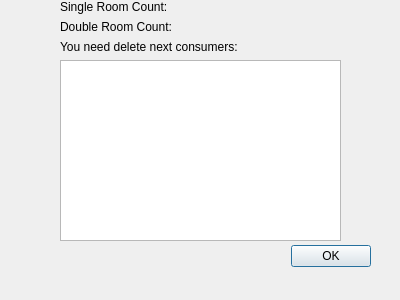
<?xml version="1.0" encoding="UTF-8"?>
<ui version="4.0">
 <class>Status</class>
 <widget class="QDialog" name="Status">
  <property name="geometry">
   <rect>
    <x>0</x>
    <y>0</y>
    <width>400</width>
    <height>300</height>
   </rect>
  </property>
  <property name="windowTitle">
   <string>Dialog</string>
  </property>
  <widget class="QDialogButtonBox" name="buttonBox">
   <property name="geometry">
    <rect>
     <x>30</x>
     <y>240</y>
     <width>341</width>
     <height>32</height>
    </rect>
   </property>
   <property name="orientation">
    <enum>Qt::Horizontal</enum>
   </property>
   <property name="standardButtons">
    <set>QDialogButtonBox::Ok</set>
   </property>
  </widget>
  <widget class="QWidget" name="verticalLayoutWidget">
   <property name="geometry">
    <rect>
     <x>60</x>
     <y>0</y>
     <width>281</width>
     <height>241</height>
    </rect>
   </property>
   <layout class="QVBoxLayout" name="verticalLayout">
    <item>
     <widget class="QLabel" name="singleRoomCountLabel">
      <property name="text">
       <string>Single Room Count:</string>
      </property>
     </widget>
    </item>
    <item>
     <widget class="QLabel" name="doubleRoomCountLabel">
      <property name="text">
       <string>Double Room Count:</string>
      </property>
     </widget>
    </item>
    <item>
     <widget class="QLabel" name="label">
      <property name="text">
       <string>You need delete next consumers:</string>
      </property>
     </widget>
    </item>
    <item>
     <widget class="QListView" name="listView"/>
    </item>
   </layout>
  </widget>
 </widget>
 <resources/>
 <connections>
  <connection>
   <sender>buttonBox</sender>
   <signal>accepted()</signal>
   <receiver>Status</receiver>
   <slot>accept()</slot>
   <hints>
    <hint type="sourcelabel">
     <x>248</x>
     <y>254</y>
    </hint>
    <hint type="destinationlabel">
     <x>157</x>
     <y>274</y>
    </hint>
   </hints>
  </connection>
 </connections>
</ui>
